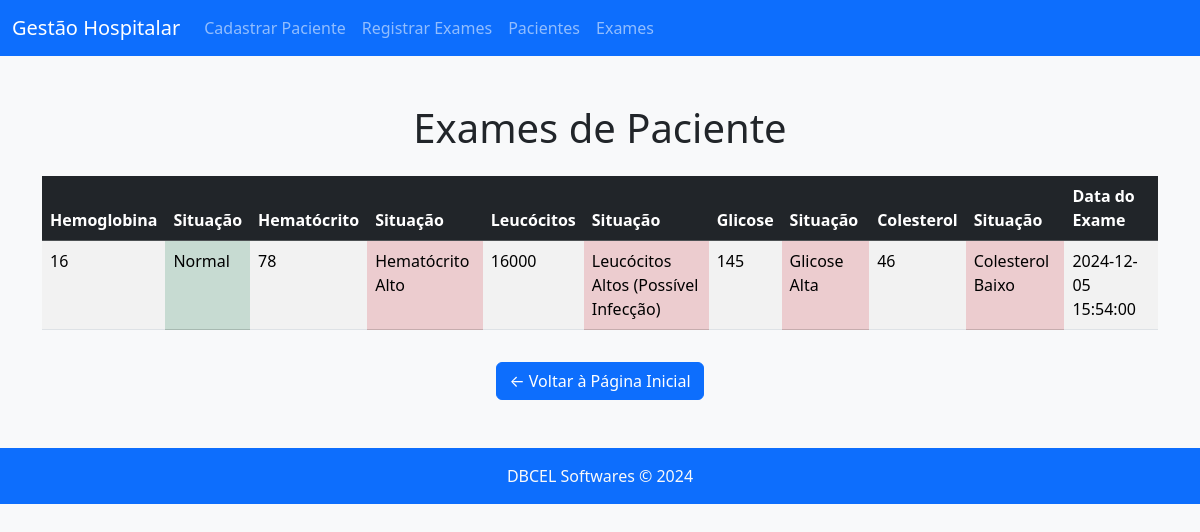
The app's page /historico_paciente.php?id_paciente=6 with its own data.
### tables this page shows
CREATE TABLE `exames` (
  `id_exame` int(11) NOT NULL,
  `id_paciente` int(11) NOT NULL,
  `hemoglobina` float NOT NULL,
  `hematocrito` float NOT NULL,
  `leucocitos` float NOT NULL,
  `glicose` float NOT NULL,
  `colesterol` float NOT NULL,
  `data_exame` datetime NOT NULL
);

### historico_paciente.php (the view, shortened to what this page needs)
<?php
include 'conexao.php';
$id = $_GET['id_paciente'];
$sql = "SELECT * FROM exames WHERE id_paciente = '$id'";
$result = $conn->query($sql);
function verificarSituacao($valor, $tipo) {
    switch($tipo) {
        case 'hemoglobina':
            if ($valor < 12) {
                return ["Hemoglobina Baixa", "table-danger"];
            } elseif ($valor >= 12 && $valor <= 16) {
                return ["Normal", "table-success"];
            } else {
                return ["Hemoglobina Alta", "table-danger"];
            }
        case 'hematocrito':
            if ($valor < 36) {
                return ["Hematócrito Baixo", "table-danger"];
            } elseif ($valor >= 36 && $valor <= 50) {
                return ["Normal", "table-success"];
            } else {
                return ["Hematócrito Alto", "table-danger"];
            }
        case 'leucocitos':
            if ($valor < 4500) {
                return ["Leucócitos Baixos", "table-danger"];
            } elseif ($valor >= 4500 && $valor <= 11000) {
                return ["Normal", "table-success"];
            } else {
                return ["Leucócitos Altos (Possível Infecção)", "table-danger"];
            }
        case 'glicose':
            if ($valor < 70) {
                return ["Glicose Baixa", "table-danger"];
            } elseif ($valor >= 70 && $valor <= 99) {
                return ["Normal", "table-success"];
            } else {
                return ["Glicose Alta", "table-danger"];
            }
        case 'colesterol':
            if ($valor < 150) {
                return ["Colesterol Baixo", "table-danger"];
            } elseif ($valor >= 150 && $valor <= 200) {
                return ["Normal", "table-success"];
            } else {
                return ["Colesterol Alto", "table-danger"];
            }
    }
}
?>
<!DOCTYPE html>
<html lang="pt-br">
<head>
    <link href="https://cdn.jsdelivr.net/npm/bootstrap@5.3.3/dist/css/bootstrap.min.css" rel="stylesheet">
</head>
<body class="bg-light">
<header>
    <nav class="navbar navbar-expand-lg navbar-dark bg-primary">
        <div class="container-fluid">
            <a class="navbar-brand" href="index.php">Gestão Hospitalar</a>
            <div class="collapse navbar-collapse">
                <ul class="navbar-nav">
                    <li class="nav-item"><a class="nav-link" href="form.html">Cadastrar Paciente</a></li>
                    <li class="nav-item"><a class="nav-link" href="exames.html">Registrar Exames</a></li>
                    <li class="nav-item"><a class="nav-link" href="listar_pacientes.php">Pacientes</a></li>
                    <li class="nav-item"><a class="nav-link" href="listar_situacao.php">Exames</a></li>
                </ul>
            </div>
        </div>
    </nav>
</header>
<main class="container my-5">
    <h1 class="text-center mb-4">Exames de Paciente</h1>
    <table class="table table-striped table-hover">
        <thead class="table-dark">
            <tr>
                <th>Hemoglobina</th>
                <th>Situação</th>
                <th>Hematócrito</th>
                <th>Situação</th>
                <th>Leucócitos</th>
                <th>Situação</th>
                <th>Glicose</th>
                <th>Situação</th>
                <th>Colesterol</th>
                <th>Situação</th>
                <th>Data do Exame</th>
            </tr>
        </thead>
        <tbody>
            <?php
            if($result->num_rows > 0){
                while($paciente = $result->fetch_object()){
                    list($situacaoHemoglobina, $classeHemoglobina) = verificarSituacao($paciente->hemoglobina, 'hemoglobina');
                    list($situacaoHematocrito, $classeHematocrito) = verificarSituacao($paciente->hematocrito, 'hematocrito');
                    list($situacaoLeucocitos, $classeLeucocitos) = verificarSituacao($paciente->leucocitos, 'leucocitos');
                    list($situacaoGlicose, $classeGlicose) = verificarSituacao($paciente->glicose, 'glicose');
                    list($situacaoColesterol, $classeColesterol) = verificarSituacao($paciente->colesterol, 'colesterol');
                    echo "<tr>";
                    echo "<td>".$paciente->hemoglobina."</td>";
                    echo "<td class='$classeHemoglobina'>".$situacaoHemoglobina."</td>";
                    echo "<td>".$paciente->hematocrito."</td>";
                    echo "<td class='$classeHematocrito'>".$situacaoHematocrito."</td>";
                    echo "<td>".$paciente->leucocitos."</td>";
                    echo "<td class='$classeLeucocitos'>".$situacaoLeucocitos."</td>";
                    echo "<td>".$paciente->glicose."</td>";
                    echo "<td class='$classeGlicose'>".$situacaoGlicose."</td>";
                    echo "<td>".$paciente->colesterol."</td>";
                    echo "<td class='$classeColesterol'>".$situacaoColesterol."</td>";
                    echo "<td>".$paciente->data_exame."</td>";
                    echo "</tr>";
                }
            } else {
                echo "<tr><td colspan='11' class='text-center'>Nenhum exame encontrado</td></tr>";
            }
            ?>
        </tbody>
    </table>
    <div class="text-center">
        <a href="index.php" class="btn btn-primary mt-3">&larr; Voltar à Página Inicial</a>
    </div>
</main>
<footer class="bg-primary text-center text-light py-3">
    DBCEL Softwares © 2024
</footer>
</body>
</html>

### records on screen
exames: hemoglobina "16", situacaoHemoglobina "Normal", hematocrito "78", situacaoHematocrito "Hematócrito Alto", leucocitos "16000", situacaoLeucocitos "Leucócitos Altos (Possível Infecção)", glicose "145", situacaoGlicose "Glicose Alta", colesterol "46", situacaoColesterol "Colesterol Baixo", data_exame "2024-12-05 15:54:00"
